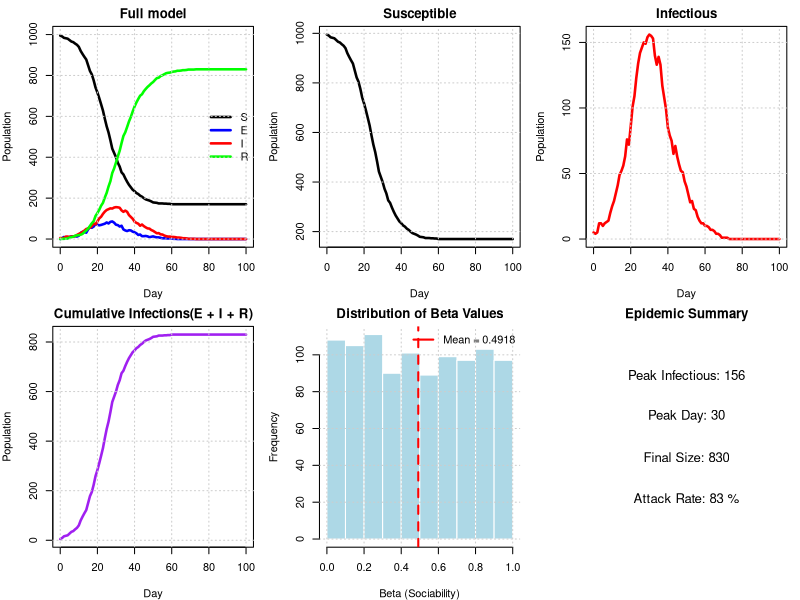
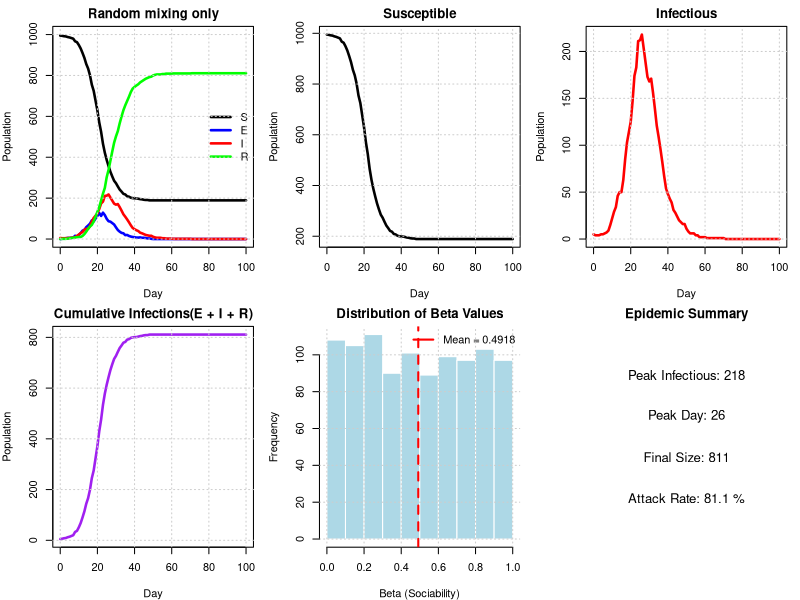
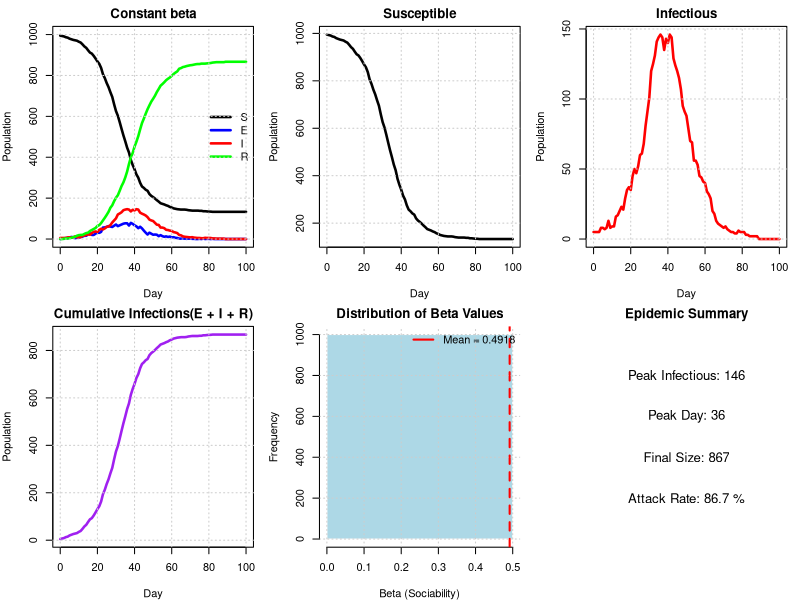
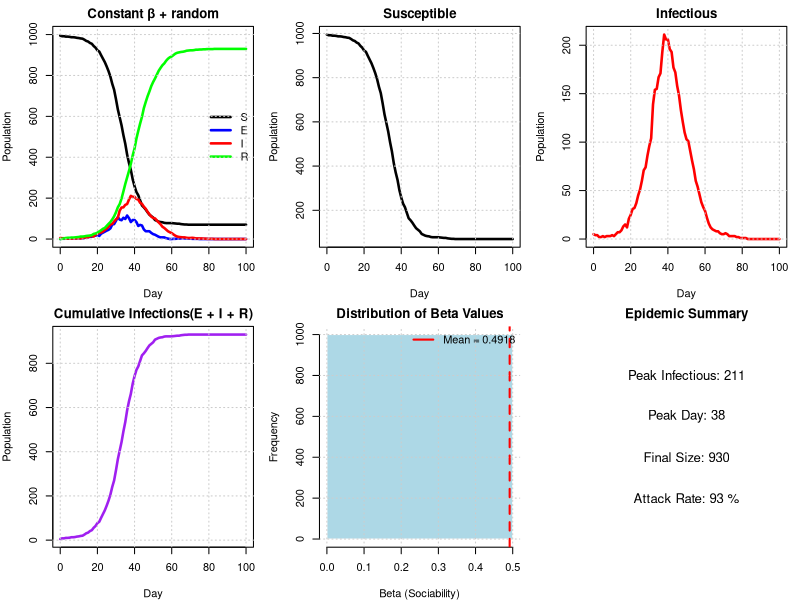
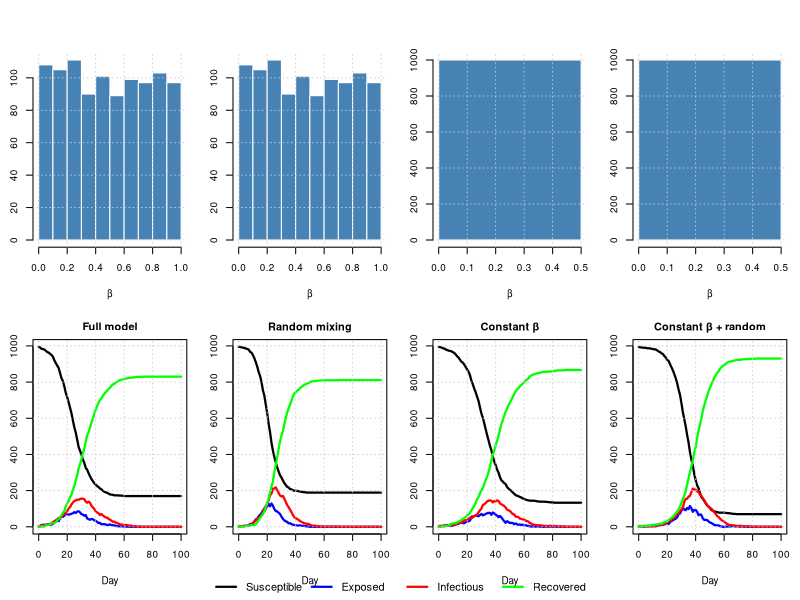

Reproduce these figures in R, in order.
#Group 6 :Xuyi Shi(S2796586), Chi Zhang(S2828433), Jiachen Guang(S2789777)
#Contribution:



#This code implements an extended SEIR epidemic model that incorporates social 
#network structure, used to investigate the impact of family relationships and 
#individual differences in sociability on the spread of infectious diseases. 
#The model distributes the population into households of random size and 
#constructs a contact network based on sociability parameters. It simulates three 
#infection pathways: intra-household transmission, transmission with fixed contacts, 
#and random mixing. By comparing four different scenarios (a complete model, 
#a model without social structure, a model with homogeneous sociability, and a baseline model), 
#we analyze how social structure influences the dynamics, scale, and peak of the epidemic.



#get.net(): Constructing social networks based on individual social parameters

#nseir(): Core simulation function, running the SEIR model including social structure

#plot.nseir(): Visualize the epidemic development curve

#compare.scenarios(): Comparing models under different conditions


##============================================================================================================
##---------------Create the vector of integers indicating which household each person belongs to--------------
set.seed(0)
n = 1000
h_max = 5

h = rep(1:n,sample(1:h_max,n,replace = TRUE))[1:n]
tabulate(tabulate(h))
sum(table(table(h)))
table(table(h))
which(is.na(h)==TRUE)


##============================================================================================================
##------------------Create the net funtion between regular (non-household) contact people---------------------
get.net = function(beta, h, nc = 15) {
  # Creates regular contact network based on sociability parameters
  # beta: vector of sociability parameters for each person
  # h: household assignment vector
  # nc: average number of contacts per person
  # Returns: list where element i contains indices of i's regular contacts
  
  n = length(beta)  # population size
  beta_bar = mean(beta)  # mean sociability
  
  # Initialize empty contact list for each person
  contacts = vector("list", n)
  
  # Loop through all possible pairs (i,j) where i < j to avoid duplicates
  for (i in 1:(n-1)) {
    for (j in (i+1):n) {
      
      # Skip if i and j are in the same household
      if (h[i] == h[j]) next
      
      # Calculate probability of link between i and j
      prob = nc * beta[i] * beta[j] / (beta_bar^2 * (n - 1))
      
      # Create link with calculated probability
      if (runif(1) < prob) {
        # Record link in both directions (undirected network)
        contacts[[i]] = c(contacts[[i]], j)
        contacts[[j]] = c(contacts[[j]], i)
      }
    }
  }
  
  return(contacts)
}
##============================================================================================================
##-----------------------------------Create a function of infections------------------------------------------

nseir = function(beta, h, alink, alpha = c(.1, .01, .01), delta = .2, 
                  gamma = .4, nc = 15, nt = 100, pinf = .005) {
  # Simulates SEIR epidemic with household and network structure
  # beta: vector of sociability parameters for each person
  # h: household assignment vector
  # alink: list of regular contacts for each person (from get.net)
  # alpha: c(alpha_h, alpha_c, alpha_r) - infection probabilities for 
  #        household, contact network, and random mixing
  # delta: daily probability of recovery (I -> R)
  # gamma: daily probability of becoming infectious (E -> I)
  # nc: average number of contacts per person
  # nt: number of days to simulate
  # pinf: initial proportion in I state
  # Returns: list with S, E, I, R (daily counts) and t (days)
  
  n = length(beta)  # population size
  beta_bar = mean(beta)  # mean sociability
  
  # Extract alpha parameters
  alpha_h = alpha[1]  # household infection probability
  alpha_c = alpha[2]  # contact network infection probability
  alpha_r = alpha[3]  # random mixing infection probability
  
  # Initialize states: 1=S, 2=E, 3=I, 4=R
  state = rep(1, n)
  
  # Randomly select initial infected individuals
  initial_infected = sample(n, round(n * pinf))
  state[initial_infected] = 3
  
  # Storage for daily counts
  S = E = I = R = numeric(nt + 1)
  t = 0:nt                        #It starts from the initial state, so time should start from 0
  
  # Record initial state
  S[1] = sum(state == 1)
  E[1] = sum(state == 2)
  I[1] = sum(state == 3)
  R[1] = sum(state == 4)
  
  # Simulate epidemic dynamics
  for (day in 1:nt) {
    new_state = state
    # Find individuals in each state
    susceptible = which(state == 1) 
    infectious = which(state == 3)
    exposed = which(state == 2)
    
    
    # Process transitions E -> I (exposed become infectious)
    if (length(exposed) > 0) {
      become_infectious = exposed[runif(length(exposed)) < gamma]
      new_state[become_infectious] = 3
    }
    
    # Process transitions I -> R (infectious recover)
    if (length(infectious) > 0) {
      recover = infectious[runif(length(infectious)) < delta]
      new_state[recover] = 4
    }
    
    # Process infections S -> E (susceptible become exposed)
    if (length(infectious) > 0 && length(susceptible) > 0) {
      
      # Loop through each infectious person
      for (i in infectious) {
        
        # 1. Household infections
        if (alpha_h > 0) {
          # Find household members who are susceptible
          household_members = which(h == h[i] & state == 1)
          if (length(household_members) > 0) {
            infected = household_members[runif(length(household_members)) < alpha_h]
            new_state[infected] = 2
          }
        }
        
        # 2. Regular contact network infections
        if (alpha_c > 0 && length(alink[[i]]) > 0) {
          # Find contacts who are susceptible
          susceptible_contacts = alink[[i]][state[alink[[i]]] == 1]
          if (length(susceptible_contacts) > 0) {
            infected = susceptible_contacts[runif(length(susceptible_contacts)) < alpha_c] 
            new_state[infected] = 2
          }
        }
        
        # 3. Random mixing infections
        if (alpha_r > 0) {
          # Calculate infection probability for each susceptible person
          susceptible_now = which(state == 1)
          if (length(susceptible_now) > 0) {
            prob = alpha_r * nc * beta[i] * beta[susceptible_now] / (beta_bar^2 * (n - 1))
            #Find all susceptible people who can be infected by the current infected person i
            infected = susceptible_now[runif(length(susceptible_now)) < prob]
            new_state[infected] = 2
          }
        }
      }
    }
    
    # Update state for next day
    state = new_state
    
    # Record daily counts
    S[day + 1] = sum(state == 1)
    E[day + 1] = sum(state == 2)
    I[day + 1] = sum(state == 3)
    R[day + 1] = sum(state == 4)
  }
  
  # Return results
  return(list(S = S, E = E, I = I, R = R, t = t,beta = beta))
}

#test
beta = runif(n, 0, 1)
alink = get.net(beta, h, nc = 15)
results = nseir(beta, h, alink)

##============================================================================================================
##-----------------------------Create a function to plot the dynamics states----------------------------------
plot.nseir <- function(nseir_results, main = "SEIR Epidemic Dynamics") {
  # More detailed plotting with individual panels and summary statistics
  # nseir_results: list output from nseir function
  # main: main title for the plot
  
  S <- nseir_results$S
  E <- nseir_results$E
  I <- nseir_results$I
  R <- nseir_results$R
  t <- nseir_results$t
  beta <- nseir_results$beta  # Extract beta values if available
  
  n <- S[1] + E[1] + I[1] + R[1]  # total population
  
  # Set up 2x3 plot layout to accommodate beta histogram
  old_par <- par(mfrow = c(2, 3), mar = c(4, 4, 2, 1))
  on.exit(par(old_par))
  
  # Plot 1: All classes together
  plot(t, S, type = "l", col = "black", lwd = 2.5, main = main,
       xlab = "Day", ylab = "Population", ylim = c(0, n))
  lines(t, E, col = "blue", lwd = 2.5)
  lines(t, I, col = "red", lwd = 2.5)
  lines(t, R, col = "green", lwd = 2.5)
  legend("right", legend = c("S", "E", "I", "R"),
         col = c("black", "blue", "red", "green"), lwd = 2.5, bty = "n")
  grid(col = "gray80", lty = "dotted")
  
  # Plot 2: Susceptible only
  plot(t, S, type = "l", col = "black", lwd = 2.5, 
       main = "Susceptible", xlab = "Day", ylab = "Population")
  grid(col = "gray80", lty = "dotted")
  
  # Plot 3: Infectious only (log scale)
  plot(t, I, type = "l", col = "red", lwd = 2.5,
       main = "Infectious", xlab = "Day", ylab = "Population")
  grid(col = "gray80", lty = "dotted")
  
  # Plot 4: Cumulative infections (E + I + R)
  cumulative_infected <- E + I + R
  plot(t, cumulative_infected, type = "l", col = "purple", lwd = 2.5,
       main = "Cumulative Infections(E + I + R)", xlab = "Day", ylab = "Population")
  grid(col = "gray80", lty = "dotted")
  
  # Plot 5: Beta distribution histogram
  if (!is.null(beta)) {
    hist(beta, col = "lightblue", main = "Distribution of Beta Values",
         xlab = "Beta (Sociability)", ylab = "Frequency", border = "white")
    abline(v = mean(beta), col = "red", lwd = 2, lty = 2)
    legend("topright", legend = paste("Mean =", round(mean(beta), 4)), 
           col = "red", lwd = 2, bty = "n")
    grid(col = "gray80", lty = "dotted")
  } else {
    # If no beta values available, show empty plot with message
    plot(0, 0, type = "n", xlab = "", ylab = "", main = "No Beta Data", axes = FALSE)
    text(0, 0, "Beta values not available", cex = 1.2)
  }
  
  # Plot 6: Epidemic summary statistics
  peak_infectious <- max(I)
  peak_day <- t[which.max(I)]
  final_size <- R[length(R)]
  attack_rate <- final_size / n * 100
  
  # Create summary plot
  plot(0, 0, type = "n", xlim = c(0, 1), ylim = c(0, 1), 
       main = "Epidemic Summary", xlab = "", ylab = "", axes = FALSE)
  
  text(0.5, 0.8, paste("Peak Infectious:", round(peak_infectious)), cex = 1.2)
  text(0.5, 0.6, paste("Peak Day:", peak_day), cex = 1.2)
  text(0.5, 0.4, paste("Final Size:", round(final_size)), cex = 1.2)
  text(0.5, 0.2, paste("Attack Rate:", round(attack_rate, 1), "%"), cex = 1.2)
}
compare.scenarios <- function(results_list, scenario_names = NULL, main_title = "", 
                          show_beta = TRUE) {
  # Compares multiple nseir results in panels side-by-side
  # by calling plot.nseir for each scenario
  # results_list: list of nseir outputs
  # scenario_names: names for each scenario
  # main_title: overall title for the comparison
  # show_beta: if TRUE, includes beta distributions in the plots
  
  n_scenarios <- length(results_list)
  
  # Set default scenario names if not provided
  if (is.null(scenario_names)) {
    scenario_names <- paste("Scenario", 1:n_scenarios)
  }
  
  # Set up plot layout - if show_beta, each scenario needs 2 rows (SEIR + beta)
  # Otherwise just 1 row per scenario
  n_cols <- n_scenarios  
  n_rows <- ceiling(n_scenarios / n_cols)
  
  if (show_beta && !is.null(results_list[[1]]$beta)) {
    # Each scenario takes 2 rows: one for SEIR, one for beta
    n_plot_rows <- n_rows * 2
    n_plot_cols <- n_cols
  } else {
    n_plot_rows <- n_rows
    n_plot_cols <- n_cols
  }
  
  old_par <- par(mfrow = c(n_plot_rows, n_plot_cols), 
                 mar = c(5, 2.5, 2, 1),
                 oma = c(0, 0, 2, 0))
  on.exit(par(old_par)) # Restore the original par settings
  
  # Find global max for consistent y-axis across all scenarios
  max_pop <- 0
  for (res in results_list) {
    max_pop <- max(max_pop, max(res$S, res$E, res$I, res$R))
  }
  # Plot beta distributions for each scenario if requested
  if (show_beta && !is.null(results_list[[1]]$beta)) {
    for (i in 1:n_scenarios) {
      res <- results_list[[i]]
      hist(res$beta, col = "steelblue", border = "white",
           main = "", xlab = "β", ylab = "Frequency",
           cex.axis = 0.9, cex.lab = 0.9)
      grid(col = "gray80", lty = "dotted", lwd = 0.8)
    }
  }
  
  # Plot SEIR dynamics for each scenario
  for (i in 1:n_scenarios) {
    res <- results_list[[i]]
    
    # Plot SEIR trajectories
    plot(res$t, res$S, type = "l", col = "black", lwd = 2.2,
         main = scenario_names[i], xlab = "Day", ylab = "Population",
         ylim = c(0, max_pop),
         cex.axis = 0.9, cex.lab = 0.9, cex.main = 1.0)
    
    lines(res$t, res$E, col = "blue", lwd = 2.2)
    lines(res$t, res$I, col = "red", lwd = 2.2)
    lines(res$t, res$R, col = "green", lwd = 2.2)
    
    grid(col = "gray80", lty = "dotted", lwd = 0.8)
  }
  # Add overall legend at bottom
  par(fig = c(0, 1, 0, 1), oma = c(0, 0, 0, 0), mar = c(0, 0, 0, 0),
      new = TRUE)
  plot(0, 0, type = "n", bty = "n", xaxt = "n", yaxt = "n")
  
  legend("bottom", ncol = 4,
         legend = c("Susceptible", "Exposed", "Infectious", "Recovered"),
         col = c("black", "blue", "red", "green"),
         lwd = 2.2, bty = "n", cex = 1.0,
         xpd = TRUE)
  
  # Add main title if provided
  if (main_title != "") {
    mtext(main_title, outer = TRUE, cex = 1.2, line = 0.5)
  }
}




##============================================================================================================
##-------------------------Setting beta, Use function,Compare scenarios and Visualization---------------------
beta <- runif(n, 0, 1)
alink <- get.net(beta, h, nc = 15)
results1 <- nseir(beta, h, alink, alpha = c(.1, .01, .01))  # Full model
results2 <- nseir(beta, h, alink, alpha = c(0, 0, 0.04))    # Random mixing only
results3 <- nseir(rep(mean(beta), n), h, alink, alpha = c(.1, .01, .01))  # Constant beta
results4 <- nseir(rep(mean(beta), n), h, alink, alpha = c(0, 0, 0.04))    # Constant beta, random only

plot.nseir(results1, main = "Full model")
plot.nseir(results2, main = "Random mixing only")
plot.nseir(results3, main = "Constant beta")
plot.nseir(results4, main = "Constant β + random")
compare.scenarios(
  list(results1, results2, results3, results4),
  scenario_names = c("Full model", "Random mixing", 
                     "Constant β", "Constant β + random"),
  main_title = "Effect of Structure on Epidemic Dynamics",
  show_beta = TRUE
)

#In the Full model and Random mixing graphs, beta is random, that is, everyone has different social abilities. 
#It can be seen that after removing the household and regular network structure, 
#each person comes into contact with different people every day. 
#This led to a higher peak in the number of infections, earlier occurrence of infections, 
#resulting in a wide spread of the epidemic, rapid speed, and a rapid decline in the number of infections. 
#In contrast, the Full model, due to having a fixed social group and more localized contact, 
#has a slower spread of the epidemic, a lower overall peak, but a longer duration of the epidemic.

#In the Constant beta and Constant beta+random models, beta is fixed, meaning that everyone's social skills are the same. 
#In Constant beta+random, without the isolation of families and social networks, the entire population was exposed, 
#with the highest number of infections, almost affecting the entire population.

#Therefore, under the influence of the household and regular network structure, the epidemic spread within a small range, 
#spread slowly among the entire population, and the peak number of infections was relatively low, but the epidemic lasted for a long time.
